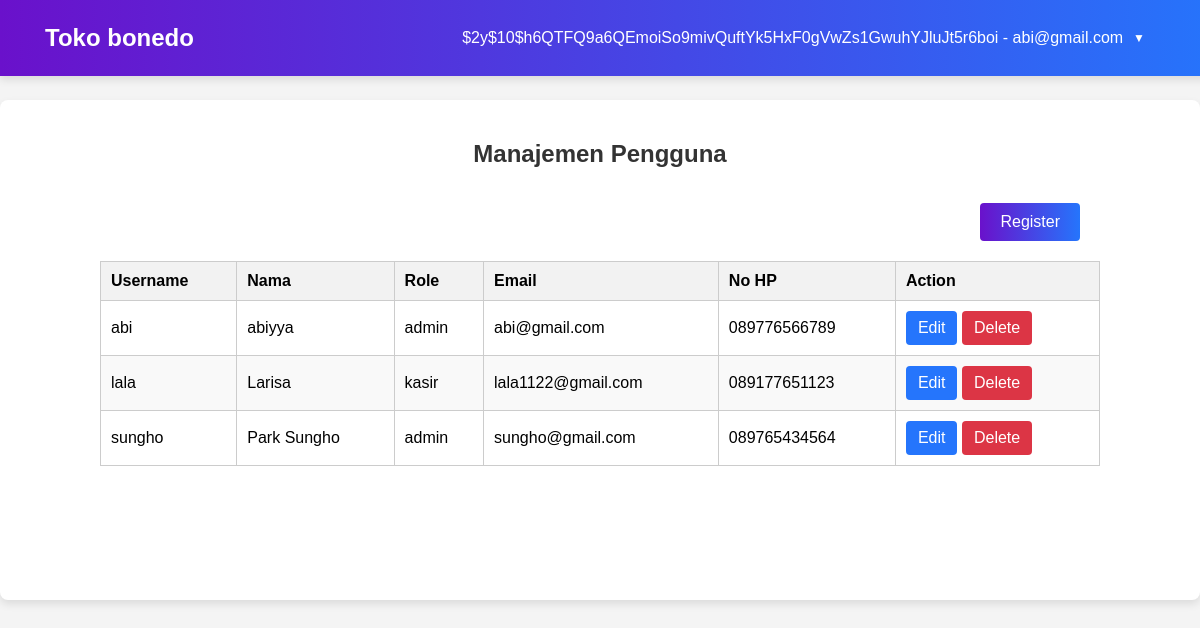
Screenshot of /vw_user.php (signed in) with the database file from the repository.
### tables this page shows
CREATE TABLE `user` (
  `username` varchar(100) NOT NULL,
  `password` varchar(60) NOT NULL,
  `nama` varchar(100) NOT NULL,
  `role` enum('admin','manager','kasir','inventori') NOT NULL,
  `email` varchar(100) NOT NULL,
  `nohp` char(13) NOT NULL,
  `createdAt` timestamp NOT NULL DEFAULT current_timestamp()
);

### Session.php (called while the page is built, shortened)
<?php
require_once "database.php";
$db = new database();
class Session{
    public $mysqli;
    function __construct(){
        $this->mysqli = new mysqli(DB_HOST, DB_USER, DB_PASS, DB_NAME);
        $this->check_session();
    }
    function check_session(){
        $user_check = $_SESSION['username'];
        $ses_sql = "SELECT * FROM user WHERE username='$user_check'";
        $query = $this->mysqli->query($ses_sql);
        $row = $query->fetch_row();
        $this->login_user = $row[1];
        $this->user_role = $row[4];
    }
}
?>

### database.php (called while the page is built, shortened)
<?php
class database{
    function __construct()
    {
        $this->mysqli = new mysqli(DB_HOST, DB_USER, DB_PASS, DB_NAME);
    }
}
?>

### vw_user.php (the view, shortened to what this page needs)
<?php
include 'header.php';
$query = "SELECT username, nama, role, email, nohp FROM user";
$result = mysqli_query($db->mysqli, $query);
?>
<div class="container">
    <h2>Manajemen Pengguna</h2>
    <a href="vw_register.php" class="submit-button" style="align-self: flex-end; text-decoration: none; margin-right: 100px;">Register</a>
    <table class="product-table">
        <thead>
            <tr>
                <th>Username</th>
                <th>Nama</th>
                <th>Role</th>
                <th>Email</th>
                <th>No HP</th>
                <th>Action</th>
            </tr>
        </thead>
        <tbody>
            <?php
            if ($result->num_rows > 0) {
                while ($row = $result->fetch_assoc()) {
                    echo "<tr>
                            <td>{$row['username']}</td>
                            <td>{$row['nama']}</td>
                            <td>{$row['role']}</td>
                            <td>{$row['email']}</td>
                            <td>{$row['nohp']}</td>
                            <td>
                                <a href='#' class='action-link action-link-edit' onclick='openEditUserModal(\"{$row['username']}\", \"{$row['nama']}\", \"{$row['role']}\", \"{$row['email']}\", \"{$row['nohp']}\")'>Edit</a>
                                <a href='#' class='action-link action-link-delete' onclick='openDeleteUserModal(\"{$row['username']}\")'>Delete</a>
                            </td>
                          </tr>";
                }
            } else {
                echo "<tr><td colspan='6'>Tidak ada pengguna ditemukan</td></tr>";
            }
            ?>
        </tbody>
    </table>
</div>
<?php
include 'footer.php';
?>

### header.php (shortened to what this page needs)
<?php
require_once "Session.php";
$session = new Session();
?>
<!DOCTYPE html>
<html>
<head>
    <link rel="stylesheet" href="Assets/style.css">
</head>
<body>
    <div class="navbar">
        <div class="app-title">
            <h1 style="margin-left: 30px;">Toko bonedo</h1>
        </div>
        <div class="dropdown">
            <button class="dropbtn"><?php echo $session->login_user ?> - <?php echo $session->user_role ?></button>
        </div>
    </div>

### Assets/style.css (style rules this page uses)
body { font-family: Arial, sans-serif; background: #f4f4f4; margin: 0; padding: 0; }
.container { margin-top: 100px; padding: 20px; max-width: 1200px; min-height: 460px; margin-left: auto; margin-right: auto; background: white; border-radius: 8px; box-shadow: 0 4px 8px rgba(0, 0, 0, 0.1); display: flex; flex-direction: column; align-items: center; }
h2 { color: #333; margin-bottom: 20px; text-align: center; }
.app-title { flex: 1; }
.app-title h1 { margin: 0; font-size: 24px; color: #fff; margin-left: 30px; }
.navbar { background: linear-gradient(to right, #6a11cb, #2575fc); color: white; padding: 15px; display: flex; justify-content: space-between; align-items: center; position: fixed; width: 100%; top: 0; box-shadow: 0 4px 8px rgba(0, 0, 0, 0.1); z-index: 1000; }
.dropdown { position: relative; display: inline-block; margin-right: 50px; }
.dropdown .dropbtn { background: none; color: white; border: none; cursor: pointer; font-size: 16px; padding: 14px 20px; display: flex; align-items: center; }
.dropdown .dropbtn::after { content: '\25BC'; margin-left: 10px; font-size: 12px; transition: transform 0.3s; }
table.product-table { width: 1000px; border-collapse: collapse; margin-bottom: 20px; text-align: center; margin-top: 20px; }
table.product-table th, table.product-table td { border: 1px solid #ccc; padding: 10px; text-align: left; }
table.product-table th { background-color: #f2f2f2; }
table.product-table tr:nth-child(even) { background-color: #f9f9f9; }
.submit-button { background: linear-gradient(to right, #6a11cb, #2575fc); color: white; padding: 10px 20px; border: none; border-radius: 4px; cursor: pointer; font-size: 16px; margin-top: 15px; }
.action-link { color: #fff; text-decoration: none; padding: 8px 12px; border-radius: 4px; display: inline-block; transition: background-color 0.3s ease; background-color: #2575fc; }
.action-link-edit { background-color: #2575fc; }
.action-link-delete { background-color: #dc3545; }

### rows the page displays
user: password "$2y$10$h6QTFQ9a6QEmoiSo9mivQuftYk5HxF0gVwZs1GwuhYJluJt5r6boi", email "abi@gmail.com", username "abi", nama "abiyya", role "admin", nohp "089776566789"
user: username "lala", nama "Larisa", role "kasir", email "lala1122@gmail.com", nohp "089177651123"
user: username "sungho", nama "Park Sungho", role "admin", email "sungho@gmail.com", nohp "089765434564"
